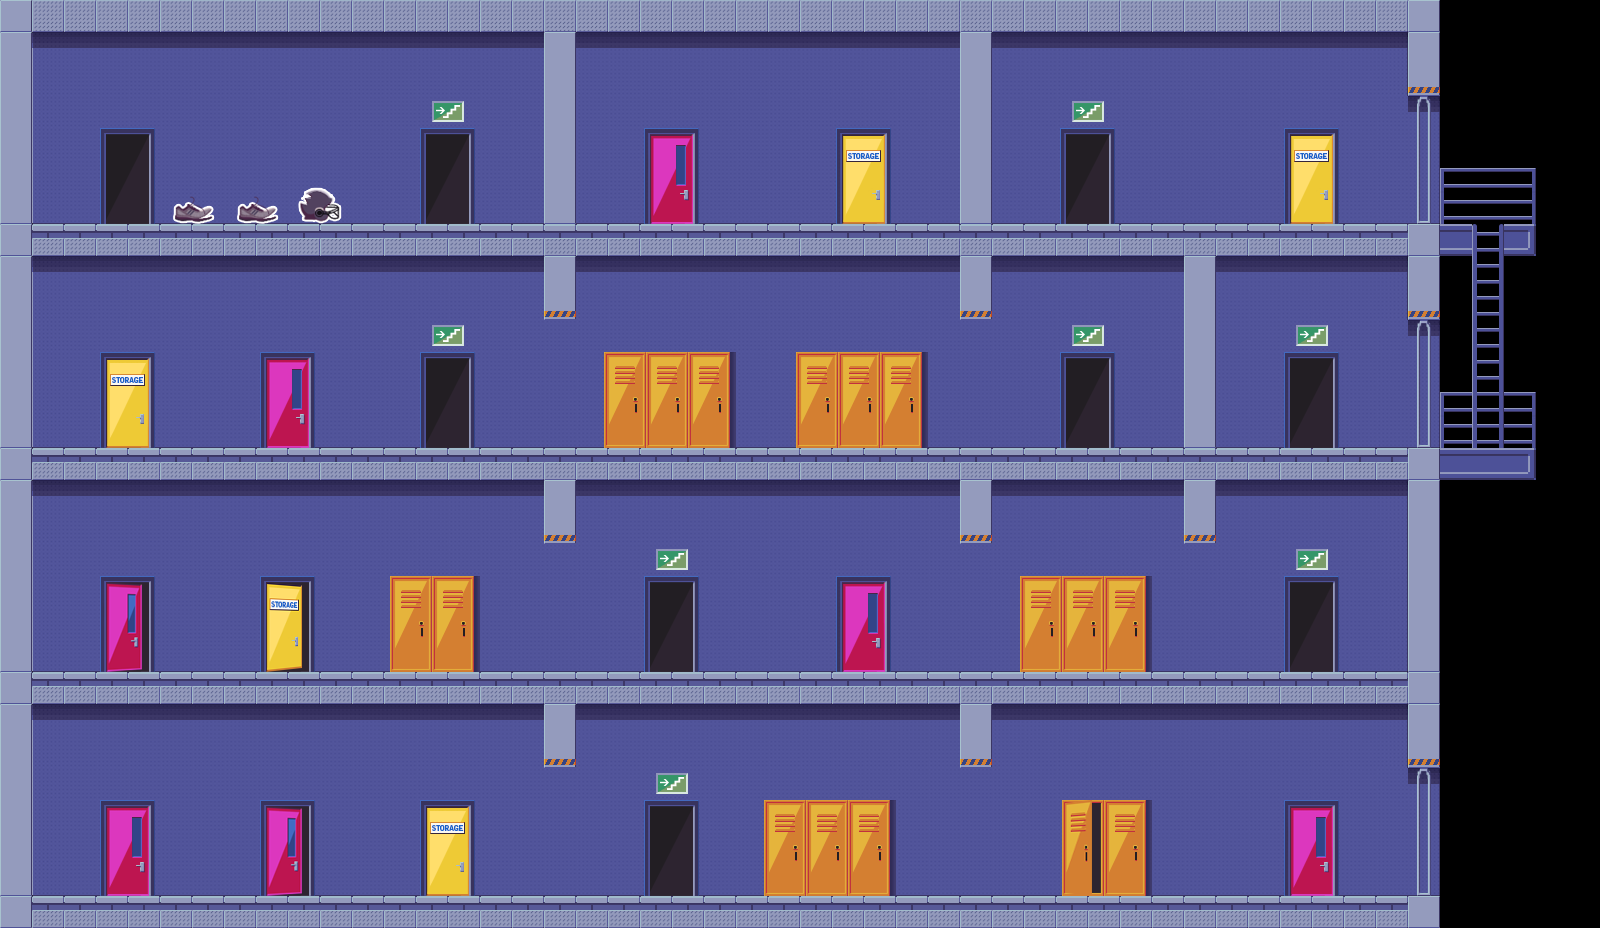

This is a level from a 2D game, rendered from its Tiled map with the project's own tilesets. A one-line summary and the map file follow, with tile-layer data summarised:
An orthogonal 50x29 tile map with 32x32 px tiles, 3 tile layers (background, background_sprites, collectable_sprites), 2 tilesets and 24 objects.

<map version="1.0" orientation="orthogonal" renderorder="left-up" width="50" height="29" tilewidth="32" tileheight="32" nextobjectid="53">
 <tileset firstgid="1" name="safety_santa_tilemap_32px" tilewidth="32" tileheight="32" tilecount="289" columns="17">
  <image source="safety_santa_tilemap_32px.png" width="544" height="544" />
 </tileset>
 <tileset firstgid="290" name="collectibles" tilewidth="32" tileheight="32" tilecount="40" columns="8">
  <image source="safety_santa_objects_tileset.png" width="256" height="160" />
 </tileset>
 <layer name="background" width="50" height="29">
  <data>[1450 cells, 1322 non-empty, 24 distinct tile ids]</data>
 </layer>
 <layer name="background_sprites" width="50" height="29">
  <data>[1450 cells, 249 non-empty, 74 distinct tile ids]</data>
 </layer>
 <layer name="collectable_sprites" width="50" height="29">
  <data>[1450 cells, 8 non-empty, 6 distinct tile ids]</data>
 </layer>
 <objectgroup name="wall_objects">
  <object id="38" x="0" y="0" width="32" height="928" />
  <object id="39" x="544" y="0" width="32" height="256" />
  <object id="40" x="960" y="0" width="32" height="256" />
  <object id="41" x="1408" y="480" width="32" height="448" />
  <object id="45" x="1184" y="256" width="32" height="224" />
 </objectgroup>
 <objectgroup name="stairway_down" visible="0">
  <object id="7" x="416" y="192" width="32" height="32" />
  <object id="10" x="1056" y="192" width="32" height="32" />
  <object id="11" x="1280" y="416" width="32" height="32" />
  <object id="12" x="640" y="640" width="32" height="32" />
  <object id="46" x="1472" y="192" width="32" height="32" />
 </objectgroup>
 <objectgroup name="stairway_up" visible="0">
  <object id="13" x="416" y="416" width="32" height="32" />
  <object id="14" x="1056" y="416" width="32" height="32" />
  <object id="15" x="1280" y="640" width="32" height="32" />
  <object id="28" x="640" y="864" width="32" height="32" />
  <object id="47" x="1472" y="416" width="32" height="32" />
 </objectgroup>
 <objectgroup name="enemy_spawnPoints" visible="0">
  <object id="3" x="192" y="416" width="32" height="32" />
  <object id="4" x="288" y="640" width="32" height="32" />
  <object id="5" x="800" y="640" width="32" height="32" />
  <object id="6" x="192" y="864" width="32" height="32" />
  <object id="16" x="640" y="864" width="32" height="32" />
 </objectgroup>
 <objectgroup name="santa_spawnPoint" visible="0">
  <object id="26" x="96" y="192" width="32" height="32" />
 </objectgroup>
 <objectgroup name="collectable_objects">
  <object id="51" x="288" y="192" width="32" height="32" />
 </objectgroup>
 <objectgroup name="hiding_objects" visible="0">
  <object id="49" x="640" y="416" width="64" height="32" />
  <object id="50" x="832" y="416" width="64" height="32" />
 </objectgroup>
</map>